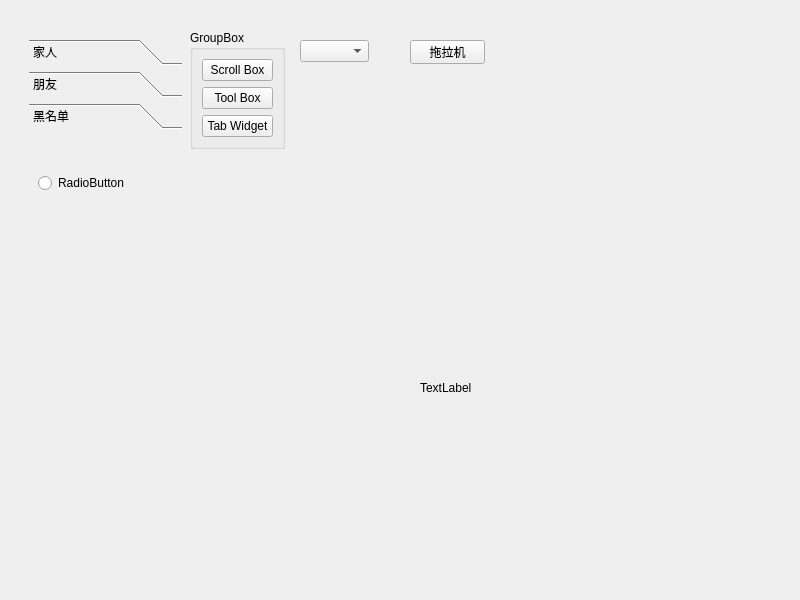
<?xml version="1.0" encoding="UTF-8"?>
<ui version="4.0">
 <class>Widget</class>
 <widget class="QWidget" name="Widget">
  <property name="geometry">
   <rect>
    <x>0</x>
    <y>0</y>
    <width>800</width>
    <height>600</height>
   </rect>
  </property>
  <property name="windowTitle">
   <string>Widget</string>
  </property>
  <widget class="QStackedWidget" name="stackedWidget">
   <property name="geometry">
    <rect>
     <x>20</x>
     <y>30</y>
     <width>171</width>
     <height>211</height>
    </rect>
   </property>
   <property name="currentIndex">
    <number>2</number>
   </property>
   <widget class="QWidget" name="page_4">
    <layout class="QVBoxLayout" name="verticalLayout_3">
     <item>
      <widget class="QScrollArea" name="scrollArea">
       <property name="widgetResizable">
        <bool>true</bool>
       </property>
       <widget class="QWidget" name="scrollAreaWidgetContents">
        <property name="geometry">
         <rect>
          <x>0</x>
          <y>0</y>
          <width>151</width>
          <height>191</height>
         </rect>
        </property>
        <layout class="QVBoxLayout" name="verticalLayout">
         <item>
          <widget class="QPushButton" name="pushButton">
           <property name="text">
            <string>PushButton</string>
           </property>
          </widget>
         </item>
         <item>
          <widget class="QPushButton" name="pushButton_2">
           <property name="text">
            <string>PushButton</string>
           </property>
          </widget>
         </item>
         <item>
          <widget class="QPushButton" name="pushButton_3">
           <property name="text">
            <string>PushButton</string>
           </property>
          </widget>
         </item>
         <item>
          <widget class="QPushButton" name="pushButton_4">
           <property name="text">
            <string>PushButton</string>
           </property>
          </widget>
         </item>
         <item>
          <widget class="QPushButton" name="pushButton_5">
           <property name="text">
            <string>PushButton</string>
           </property>
          </widget>
         </item>
        </layout>
       </widget>
      </widget>
     </item>
    </layout>
   </widget>
   <widget class="QWidget" name="page_6">
    <layout class="QVBoxLayout" name="verticalLayout_4">
     <item>
      <widget class="QTabWidget" name="tabWidget">
       <property name="currentIndex">
        <number>1</number>
       </property>
       <widget class="QWidget" name="tab">
        <attribute name="title">
         <string>百度</string>
        </attribute>
       </widget>
       <widget class="QWidget" name="tab_2">
        <attribute name="title">
         <string>谷歌</string>
        </attribute>
       </widget>
       <widget class="QWidget" name="tab_3">
        <attribute name="title">
         <string>必应</string>
        </attribute>
       </widget>
      </widget>
     </item>
    </layout>
   </widget>
   <widget class="QWidget" name="page_5">
    <layout class="QVBoxLayout" name="verticalLayout_2">
     <item>
      <widget class="QToolBox" name="toolBox">
       <property name="currentIndex">
        <number>2</number>
       </property>
       <widget class="QWidget" name="page">
        <property name="geometry">
         <rect>
          <x>0</x>
          <y>0</y>
          <width>153</width>
          <height>103</height>
         </rect>
        </property>
        <attribute name="label">
         <string>家人</string>
        </attribute>
        <widget class="QPushButton" name="pushButton_6">
         <property name="geometry">
          <rect>
           <x>10</x>
           <y>0</y>
           <width>75</width>
           <height>24</height>
          </rect>
         </property>
         <property name="text">
          <string>PushButton</string>
         </property>
        </widget>
       </widget>
       <widget class="QWidget" name="page_2">
        <property name="geometry">
         <rect>
          <x>0</x>
          <y>0</y>
          <width>153</width>
          <height>103</height>
         </rect>
        </property>
        <attribute name="label">
         <string>朋友</string>
        </attribute>
        <widget class="QToolButton" name="toolButton">
         <property name="geometry">
          <rect>
           <x>20</x>
           <y>10</y>
           <width>24</width>
           <height>22</height>
          </rect>
         </property>
         <property name="text">
          <string>...</string>
         </property>
        </widget>
       </widget>
       <widget class="QWidget" name="page_3">
        <attribute name="label">
         <string>黑名单</string>
        </attribute>
        <layout class="QHBoxLayout" name="horizontalLayout">
         <item>
          <widget class="QRadioButton" name="radioButton">
           <property name="text">
            <string>RadioButton</string>
           </property>
          </widget>
         </item>
        </layout>
       </widget>
      </widget>
     </item>
    </layout>
   </widget>
  </widget>
  <widget class="QGroupBox" name="groupBox">
   <property name="geometry">
    <rect>
     <x>190</x>
     <y>30</y>
     <width>95</width>
     <height>119</height>
    </rect>
   </property>
   <property name="title">
    <string>GroupBox</string>
   </property>
   <layout class="QVBoxLayout" name="verticalLayout_5">
    <item>
     <widget class="QPushButton" name="btn_ScrollBox">
      <property name="text">
       <string>Scroll Box</string>
      </property>
     </widget>
    </item>
    <item>
     <widget class="QPushButton" name="btn_ToolBox">
      <property name="text">
       <string>Tool Box</string>
      </property>
     </widget>
    </item>
    <item>
     <widget class="QPushButton" name="btn_TabWidget">
      <property name="text">
       <string>Tab Widget</string>
      </property>
     </widget>
    </item>
   </layout>
  </widget>
  <widget class="QComboBox" name="comboBox">
   <property name="geometry">
    <rect>
     <x>300</x>
     <y>40</y>
     <width>69</width>
     <height>22</height>
    </rect>
   </property>
  </widget>
  <widget class="QPushButton" name="btn_TuoLaJi">
   <property name="geometry">
    <rect>
     <x>410</x>
     <y>40</y>
     <width>75</width>
     <height>24</height>
    </rect>
   </property>
   <property name="text">
    <string>拖拉机</string>
   </property>
  </widget>
  <widget class="QLabel" name="label">
   <property name="geometry">
    <rect>
     <x>420</x>
     <y>380</y>
     <width>53</width>
     <height>16</height>
    </rect>
   </property>
   <property name="text">
    <string>TextLabel</string>
   </property>
  </widget>
 </widget>
 <resources/>
 <connections/>
</ui>
